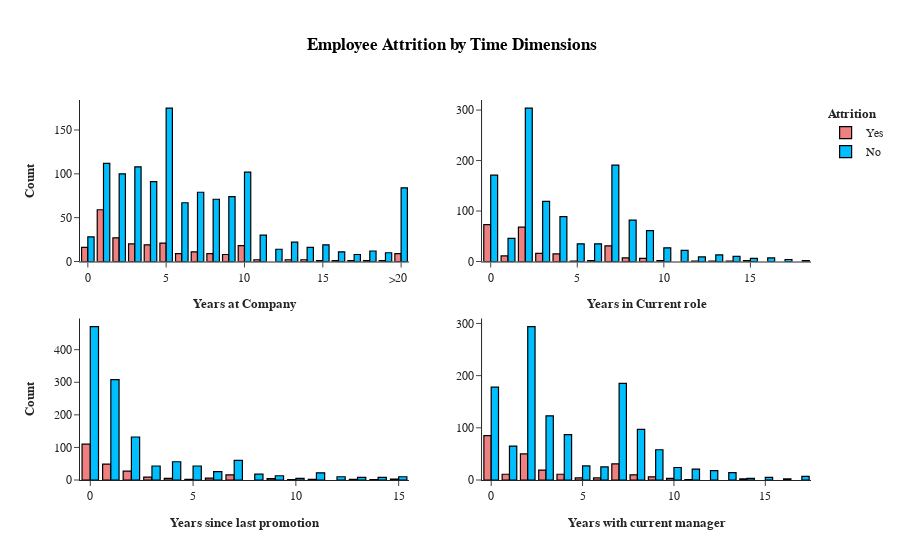

Notebook code cell kept with this figure:
### Code cell
fig=go.Figure()
fig=make_subplots(rows=2,cols=2)
years1=df.groupby(['YearsAtCompany','Attrition'],as_index=False)['Age'].count()
years1['Count']=years1['Age']
years1.drop(columns='Age',axis=1,inplace=True)
years1['YearsAtCompany']=years1['YearsAtCompany'].apply(lambda x: 20 if x>19 else x)
years1=years1.groupby(['YearsAtCompany','Attrition'],as_index=False)['Count'].sum()
years2=df.groupby(['YearsInCurrentRole','Attrition'],as_index=False)['Age'].count()
years2['Count']=years2['Age']
years2.drop(columns='Age',axis=1,inplace=True)
years3=df.groupby(['YearsSinceLastPromotion','Attrition'],as_index=False)['Age'].count()
years3['Count']=years3['Age']
years3.drop(columns='Age',axis=1,inplace=True)
years4=df.groupby(['YearsWithCurrManager','Attrition'],as_index=False)['Age'].count()
years4['Count']=years4['Age']
years4.drop(columns='Age',axis=1,inplace=True)

fig.add_trace(go.Bar(x=years1[years1['Attrition']=='Yes']['YearsAtCompany'], y=years1[years1['Attrition']=='Yes']['Count'],name='Yes',marker_color='LightCoral',showlegend=False),row=1,col=1)
fig.add_trace(go.Bar(x=years1[years1['Attrition']=='No']['YearsAtCompany'], y=years1[years1['Attrition']=='No']['Count'],name='No',marker_color='DeepSkyBlue',showlegend=False),row=1,col=1)

fig.add_trace(go.Bar(x=years2[years2['Attrition']=='Yes']['YearsInCurrentRole'], y=years2[years2['Attrition']=='Yes']['Count'],name='Yes',marker_color='LightCoral',showlegend=True),row=1,col=2)
fig.add_trace(go.Bar(x=years2[years2['Attrition']=='No']['YearsInCurrentRole'], y=years2[years2['Attrition']=='No']['Count'],name='No',marker_color='DeepSkyBlue',showlegend=True),row=1,col=2)
fig.add_trace(go.Bar(x=years3[years3['Attrition']=='Yes']['YearsSinceLastPromotion'], y=years3[years3['Attrition']=='Yes']['Count'],name='Yes',marker_color='LightCoral',showlegend=False),row=2,col=1)
fig.add_trace(go.Bar(x=years3[years3['Attrition']=='No']['YearsSinceLastPromotion'], y=years3[years3['Attrition']=='No']['Count'],name='No',marker_color='DeepSkyBlue',showlegend=False),row=2,col=1)
fig.add_trace(go.Bar(x=years4[years4['Attrition']=='Yes']['YearsWithCurrManager'], y=years4[years4['Attrition']=='Yes']['Count'],name='Yes',marker_color='LightCoral',showlegend=False),row=2,col=2)
fig.add_trace(go.Bar(x=years4[years4['Attrition']=='No']['YearsWithCurrManager'], y=years4[years4['Attrition']=='No']['Count'],name='No',marker_color='DeepSkyBlue',showlegend=False),row=2,col=2)
fig.update_xaxes(title_text="<b style=\"font-size:90%;\">Years at Company", title_font_family="Times New Roman",row=1, col=1)
fig.update_xaxes(title_text="<b style=\"font-size:90%;\">Years in Current role",title_font_family="Times New Roman", row=1, col=2)
fig.update_xaxes(title_text="<b style=\"font-size:90%;\">Years since last promotion", title_font_family="Times New Roman",row=2, col=1)
fig.update_xaxes(title_text="<b style=\"font-size:90%;\">Years with current manager", title_font_family="Times New Roman",row=2, col=2)
fig.update_layout(title_x=0.5,template='simple_white',showlegend=True,legend_title_text="<b style=\"font-size:90%;\">Attrition",title_text='<b style="color:black; font-size:100%;"> Employee Attrition by Time Dimensions</b>',font_family="Times New Roman",title_font_family="Times New Roman")
fig.update_yaxes(title_text="<b style=\"font-size:90%;\">Count", title_font_family="Times New Roman",row=1, col=1)
fig.update_yaxes(title_text="<b style=\"font-size:90%;\">Count", title_font_family="Times New Roman",row=2, col=1)
fig.update_traces(marker=dict(line=dict(color='#000000', width=1.2)))

fig.add_annotation(x=0.428,
                   y=0.528,
                   text=">",
                   showarrow=False,
                   xref="paper",
                   yref="paper",)
fig.show()

### Figure 1 — Plotly figure (JSON) as saved in the notebook; plotly's stock layout.template omitted (floating-point values rounded to 4 significant figures)
{"data": [{"marker": {"color": "LightCoral", "line": {"color": "#000000", "width": 1.2}}, "name": "Yes", "showlegend": false, "type": "bar", "x": [0, 1, 2, 3, 4, 5, 6, 7, 8, 9, 10, 11, 13, 14, 15, 16, 17, 18, 19, 20], "xaxis": "x", "y": [16, 59, 27, 20, 19, 21, 9, 11, 9, 8, 18, 2, 2, 2, 1, 1, 1, 1, 1, 9], "yaxis": "y"}, {"marker": {"color": "DeepSkyBlue", "line": {"color": "#000000", "width": 1.2}}, "name": "No", "showlegend": false, "type": "bar", "x": [0, 1, 2, 3, 4, 5, 6, 7, 8, 9, 10, 11, 12, 13, 14, 15, 16, 17, 18, 19, 20], "xaxis": "x", "y": [28, 112, 100, 108, 91, 175, 67, 79, 71, 74, 102, 30, 14, 22, 16, 19, 11, 8, 12, 10, 84], "yaxis": "y"}, {"marker": {"color": "LightCoral", "line": {"color": "#000000", "width": 1.2}}, "name": "Yes", "showlegend": true, "type": "bar", "x": [0, 1, 2, 3, 4, 5, 6, 7, 8, 9, 10, 12, 13, 14, 15], "xaxis": "x2", "y": [73, 11, 68, 16, 15, 1, 2, 31, 7, 6, 2, 1, 1, 1, 2], "yaxis": "y2"}, {"marker": {"color": "DeepSkyBlue", "line": {"color": "#000000", "width": 1.2}}, "name": "No", "showlegend": true, "type": "bar", "x": [0, 1, 2, 3, 4, 5, 6, 7, 8, 9, 10, 11, 12, 13, 14, 15, 16, 17, 18], "xaxis": "x2", "y": [171, 46, 304, 119, 89, 35, 35, 191, 82, 61, 27, 22, 9, 13, 10, 6, 7, 4, 2], "yaxis": "y2"}, {"marker": {"color": "LightCoral", "line": {"color": "#000000", "width": 1.2}}, "name": "Yes", "showlegend": false, "type": "bar", "x": [0, 1, 2, 3, 4, 5, 6, 7, 9, 10, 11, 13, 14, 15], "xaxis": "x3", "y": [110, 49, 27, 9, 5, 2, 6, 16, 4, 1, 2, 2, 1, 3], "yaxis": "y3"}, {"marker": {"color": "DeepSkyBlue", "line": {"color": "#000000", "width": 1.2}}, "name": "No", "showlegend": false, "type": "bar", "x": [0, 1, 2, 3, 4, 5, 6, 7, 8, 9, 10, 11, 12, 13, 14, 15], "xaxis": "x3", "y": [471, 308, 132, 43, 56, 43, 26, 60, 18, 13, 5, 22, 10, 8, 8, 10], "yaxis": "y3"}, {"marker": {"color": "LightCoral", "line": {"color": "#000000", "width": 1.2}}, "name": "Yes", "showlegend": false, "type": "bar", "x": [0, 1, 2, 3, 4, 5, 6, 7, 8, 9, 10, 11, 14], "xaxis": "x4", "y": [85, 11, 50, 19, 11, 4, 4, 31, 10, 6, 3, 1, 2], "yaxis": "y4"}, {"marker": {"color": "DeepSkyBlue", "line": {"color": "#000000", "width": 1.2}}, "name": "No", "showlegend": false, "type": "bar", "x": [0, 1, 2, 3, 4, 5, 6, 7, 8, 9, 10, 11, 12, 13, 14, 15, 16, 17], "xaxis": "x4", "y": [178, 65, 294, 123, 87, 27, 25, 185, 97, 58, 24, 21, 18, 14, 3, 5, 2, 7], "yaxis": "y4"}], "layout": {"annotations": [{"showarrow": false, "text": ">", "x": 0.428, "xref": "paper", "y": 0.528, "yref": "paper"}], "autosize": true, "font": {"family": "Times New Roman"}, "legend": {"title": {"text": "<b style=\"font-size:90%;\">Attrition"}}, "showlegend": true, "title": {"font": {"family": "Times New Roman"}, "text": "<b style=\"color:black; font-size:100%;\"> Employee Attrition by Time Dimensions</b>", "x": 0.5}, "xaxis": {"anchor": "y", "autorange": true, "domain": [0, 0.45], "range": [-0.5, 20.5], "title": {"font": {"family": "Times New Roman"}, "text": "<b style=\"font-size:90%;\">Years at Company"}, "type": "linear"}, "xaxis2": {"anchor": "y2", "autorange": true, "domain": [0.55, 1], "range": [-0.5, 18.5], "title": {"font": {"family": "Times New Roman"}, "text": "<b style=\"font-size:90%;\">Years in Current role"}, "type": "linear"}, "xaxis3": {"anchor": "y3", "autorange": true, "domain": [0, 0.45], "range": [-0.5, 15.5], "title": {"font": {"family": "Times New Roman"}, "text": "<b style=\"font-size:90%;\">Years since last promotion"}, "type": "linear"}, "xaxis4": {"anchor": "y4", "autorange": true, "domain": [0.55, 1], "range": [-0.5, 17.5], "title": {"font": {"family": "Times New Roman"}, "text": "<b style=\"font-size:90%;\">Years with current manager"}, "type": "linear"}, "yaxis": {"anchor": "x", "autorange": true, "domain": [0.575, 1], "range": [0, 184.2], "title": {"font": {"family": "Times New Roman"}, "text": "<b style=\"font-size:90%;\">Count"}, "type": "linear"}, "yaxis2": {"anchor": "x2", "autorange": true, "domain": [0.575, 1], "range": [0, 320], "type": "linear"}, "yaxis3": {"anchor": "x3", "autorange": true, "domain": [0, 0.425], "range": [0, 495.8], "title": {"font": {"family": "Times New Roman"}, "text": "<b style=\"font-size:90%;\">Count"}, "type": "linear"}, "yaxis4": {"anchor": "x4", "autorange": true, "domain": [0, 0.425], "range": [0, 309.5], "type": "linear"}}}
